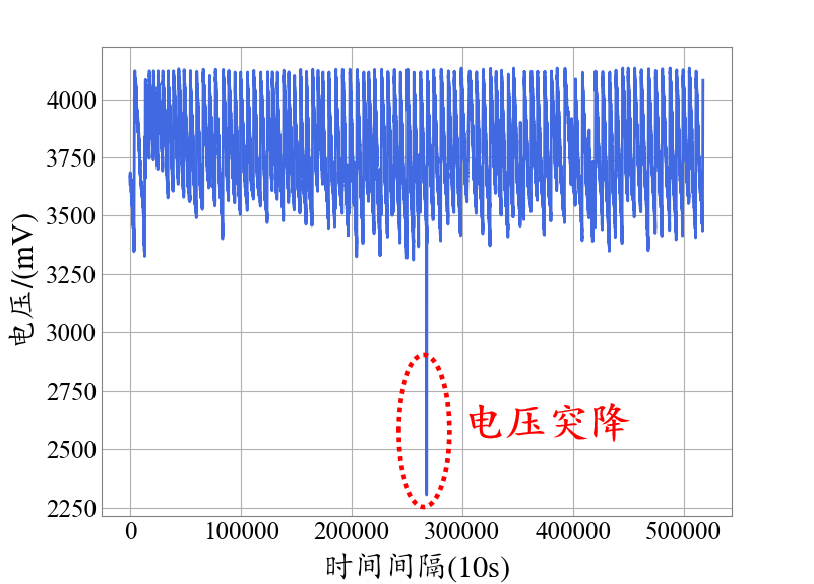
#> input picture code/code/assets/internal_short_reference.png, 814 x 584 px
$ python export_fault_case_polished_figures.py
#> lines starting #> are read from the running program, lines starting #| are printed output that depends on the picture; after the words box and inside, x2 and y2 are one past the last pixel; in counts of white or black regions, pixels touching at a corner belong together
from __future__ import annotations

import argparse
import sys
from pathlib import Path
from typing import Callable

import matplotlib

matplotlib.use("Agg")
import matplotlib.pyplot as plt
from matplotlib.lines import Line2D
from matplotlib.ticker import ScalarFormatter
import numpy as np
import pandas as pd
from PIL import Image

PROJECT_ROOT = Path(__file__).resolve().parents[1]
if str(PROJECT_ROOT) not in sys.path:
    sys.path.insert(0, str(PROJECT_ROOT))

from battery_thesis.plot_style import (
    apply_academic_plot_style,
    get_academic_palette,
    style_axis,
)

DEFAULT_OUTPUT_ROOT = PROJECT_ROOT / "deliverables" / "fault_cases_polished"
LEGACY_INTERNAL_SHORT_IMAGE = (
    PROJECT_ROOT / "assets" / "internal_short_reference.png"
)

CASE_ORDER = [
    "self_discharge_outlier",
    "internal_short_voltage_drop",
    "connection_differential_anomaly",
    "sampling_signal_distortion",
    "insulation_resistance_low",
]


def _case_frame(
    case_id: str,
    series: str,
    x: np.ndarray,
    y: np.ndarray,
    panel: str = "main",
    role: str = "signal",
) -> pd.DataFrame:
    return pd.DataFrame(
        {
            "case_id": case_id,
            "panel": panel,
            "series": series,
            "role": role,
            "x": np.asarray(x, dtype=float),
            "y": np.asarray(y, dtype=float),
        }
    )


def _triangle_wave(x: np.ndarray, period: float, phase: float = 0.0) -> np.ndarray:
    cycle = np.mod(x / period + phase, 1.0)
    return 4.0 * np.abs(cycle - 0.5) - 1.0


def _sawtooth_wave(x: np.ndarray, period: float, phase: float = 0.0) -> np.ndarray:
    return 2.0 * np.mod(x / period + phase, 1.0) - 1.0


def _alternating_samples(length: int, amplitude: float) -> np.ndarray:
    signs = np.where(np.arange(length) % 2 == 0, -1.0, 1.0)
    return amplitude * signs


def build_self_discharge_case() -> pd.DataFrame:
    case_id = "self_discharge_outlier"
    x = np.arange(8, dtype=float) * 10.0
    frames: list[pd.DataFrame] = []
    cell_ids = [50, 51, 52, 53, 54, 55, 56, 58, 59, 60, 61, 62, 63, 64]
    for index, cell_id in enumerate(cell_ids):
        baseline = 3625.0 + (index % 6) * 0.65
        wiggle = 0.55 * np.sin((x / 10.0 + index) * np.pi / 2.0)
        y = baseline + wiggle
        frames.append(_case_frame(case_id, f"U_{cell_id}", x, y, role="normal_cell"))
    outlier = np.array([3621.0, 3620.0, 3620.0, 3621.0, 3620.0, 3621.0, 3621.0, 3620.0])
    frames.append(_case_frame(case_id, "U_57", x, outlier, role="fault_cell"))
    return pd.concat(frames, ignore_index=True)


def build_internal_short_case() -> pd.DataFrame:
    case_id = "internal_short_voltage_drop"
    x, y = _vectorize_internal_short_reference_curve()
    return _case_frame(
        case_id, "pack_voltage", x, y, role="vectorized_reference_curve"
    )


def _vectorize_internal_short_reference_curve() -> tuple[np.ndarray, np.ndarray]:
    image = Image.open(LEGACY_INTERNAL_SHORT_IMAGE).convert("RGB")
    pixels = np.asarray(image)
    yy, xx = np.indices(pixels.shape[:2])
    blue_mask = (
        (pixels[:, :, 2] > 130)
        & (pixels[:, :, 0] < 125)
        & (pixels[:, :, 1] < 190)
        & (pixels[:, :, 2] > pixels[:, :, 0] + 35)
        & (pixels[:, :, 2] > pixels[:, :, 1] + 15)
        & (xx >= 120)
        & (xx <= 710)
        & (yy >= 55)
        & (yy <= 505)
    )
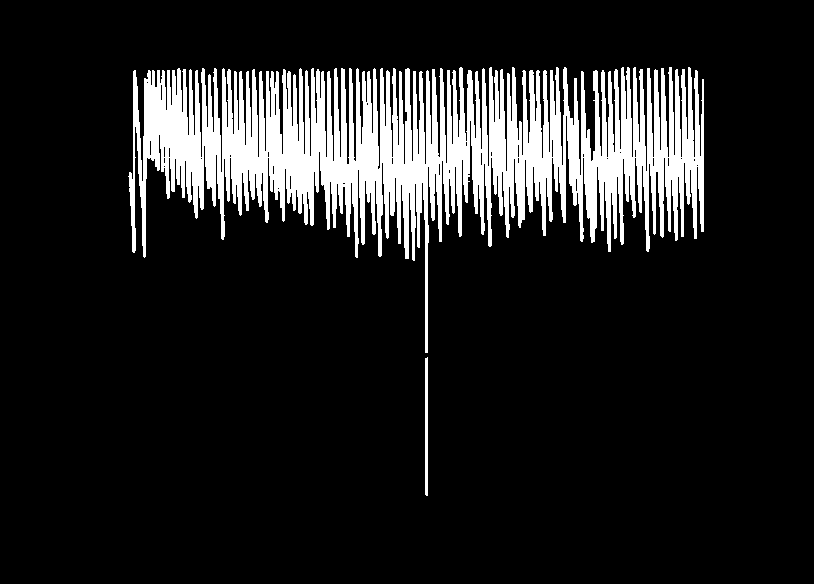
#> blue_mask: shape (584, 814) bool; 13.5% white; 2 white regions, box (x1, y1, x2, y2) and area: (128, 67, 704, 353) 63788, (425, 357, 428, 496) 414
    blue_y, blue_x = np.where(blue_mask)
    x_left = float(np.quantile(blue_x, 0.002))
#> x_left = 132
    x_right = float(np.quantile(blue_x, 0.998))
#> x_right = 703
    axis_top, axis_bottom = 47.0, 516.0
    data_low, data_high = 2200.0, 4225.0

    reference_x = (blue_x.astype(float) - x_left) / (x_right - x_left) * 520000.0
    reference_y = data_low + (axis_bottom - blue_y.astype(float)) / (
        axis_bottom - axis_top
    ) * (data_high - data_low)
    reference_x = np.clip(reference_x, 0.0, 520000.0)
    reference_y = _accentuate_internal_short_troughs(reference_y, reference_x)
    order = np.lexsort((reference_y, reference_x))
    return reference_x[order], reference_y[order]


def _accentuate_internal_short_troughs(
    values: np.ndarray, x_positions: np.ndarray | None = None
) -> np.ndarray:
    adjusted = np.asarray(values, dtype=float).copy()
    pivot = 3740.0
    low_mask = adjusted < pivot
    adjusted[low_mask] = pivot - 1.45 * (pivot - adjusted[low_mask])
    if x_positions is not None:
        positions = np.asarray(x_positions, dtype=float)
        broad_shift = np.interp(
            positions,
            [0.0, 60000.0, 120000.0, 190000.0, 260000.0, 330000.0, 390000.0, 455000.0, 520000.0],
            [-105.0, -160.0, -20.0, 145.0, 265.0, 65.0, -45.0, 220.0, 45.0],
        )
        depth_weight = np.clip((pivot - adjusted) / 520.0, 0.0, 1.0)
        adjusted = adjusted - broad_shift * depth_weight
        fault_mask = np.abs(positions - 268650.0) <= 460.0
        non_fault_floor = (
            3250.8
            + np.interp(
                positions,
                [0.0, 120000.0, 220000.0, 280000.0, 360000.0, 520000.0],
                [65.0, 45.0, 0.0, 0.0, 35.0, 55.0],
            )
            + 25.0 * (0.5 + 0.5 * np.sin(positions / 6900.0 + 2.1))
        )
        adjusted[~fault_mask] = np.maximum(
            adjusted[~fault_mask], non_fault_floor[~fault_mask]
        )
    return np.clip(adjusted, 2250.0, 4225.0)


def build_connection_case() -> pd.DataFrame:
    case_id = "connection_differential_anomaly"
#> case_id = 'connection_differential_anomaly'
    x = np.arange(0.0, 3200001.0, 10.0)
    gap_mask = (x > 2250000.0) & (x < 2380000.0)
    visible_mask = ~gap_mask

    def triangle_from_phase(phase: np.ndarray) -> np.ndarray:
        return 4.0 * np.abs(np.mod(phase, 1.0) - 0.5) - 1.0

    def sawtooth_from_phase(phase: np.ndarray) -> np.ndarray:
        return 2.0 * np.mod(phase, 1.0) - 1.0

    def random_profile(
        rng: np.random.Generator,
        low: float,
        high: float,
        knot_step: float,
    ) -> np.ndarray:
        knots = np.arange(x.min(), x.max() + knot_step, knot_step)
        values = rng.uniform(low, high, len(knots))
        padded_knots = np.r_[x.min() - knot_step, knots, x.max() + knot_step]
        padded_values = np.r_[values[0], values, values[-1]]
        return np.interp(x, padded_knots, padded_values)

    def dense_cell(
        seed: int,
        phase: float,
        offset: float,
        cycle_scale: float,
        texture_scale: float,
    ) -> np.ndarray:
        rng = np.random.default_rng(seed)
        period = random_profile(rng, 22000.0, 52000.0, 260000.0)
        amplitude = random_profile(rng, 0.80, 1.25, 180000.0)
        long_phase = np.cumsum(10.0 / period) + phase
        mid_period = random_profile(rng, 7000.0, 17000.0, 140000.0)
        mid_phase = np.cumsum(10.0 / mid_period) + phase * 1.7
        baseline = 3.78 + offset
        baseline += random_profile(rng, -0.035, 0.035, 360000.0)
        baseline += 0.018 * np.sin(2.0 * np.pi * x / 760000.0 + phase)
        cycles = (
            cycle_scale
            * amplitude
            * (
                0.225 * triangle_from_phase(long_phase)
                + 0.090 * sawtooth_from_phase(mid_phase)
            )
        )
        texture_period = random_profile(rng, 700.0, 1800.0, 90000.0)
        texture_phase = np.cumsum(10.0 / texture_period) + phase * 0.3
        small_period = random_profile(rng, 130.0, 260.0, 110000.0)
        texture = texture_scale * (
            0.026 * triangle_from_phase(texture_phase)
            + 0.014 * np.sin(2.0 * np.pi * x / small_period + phase)
        )
        y = baseline + cycles + texture + rng.normal(0.0, 0.010, size=len(x))
        needle_indices = rng.choice(len(x), size=460, replace=False)
        y[needle_indices] += rng.normal(0.0, 0.085, size=len(needle_indices))
        return y

    upper = np.clip(
        dense_cell(2026041702, 0.15, 0.06, cycle_scale=1.25, texture_scale=1.05),
        3.36,
        4.22,
    )

    differential = dense_cell(
        2026041703, 0.62, -0.08, cycle_scale=0.66, texture_scale=0.72
    )
    anomaly_mask = x >= 1250000.0
    anomaly_x = x[anomaly_mask] - 1250000.0
    differential[anomaly_mask] += 0.025 * (1.0 - np.exp(-anomaly_x / 150000.0))
    rough_mask = (x >= 1450000.0) & (x <= 2190000.0)
    rough_rng = np.random.default_rng(2026041705)
    rough_period = random_profile(rough_rng, 1800.0, 5200.0, 90000.0)
    differential[rough_mask] += 0.010 * np.sin(
        2.0 * np.pi * x[rough_mask] / rough_period[rough_mask]
    )
    differential[rough_mask] += rough_rng.normal(0.0, 0.006, size=int(rough_mask.sum()))
    differential = np.clip(differential, 3.30, 4.12)
    differential[np.argmin(np.abs(x - 1560000.0))] = 2.98
    differential[np.argmin(np.abs(x - 2710000.0))] = 4.12

    lower = np.clip(
        dense_cell(2026041704, 0.38, 0.02, cycle_scale=1.22, texture_scale=1.05),
        3.34,
        4.20,
    )

    return pd.concat(
        [
            _case_frame(
                case_id,
                "U_58",
                x[visible_mask],
                upper[visible_mask],
                panel="upper_cell",
                role="cell_voltage",
            ),
            _case_frame(
                case_id,
                "U_59",
                x[visible_mask],
                differential[visible_mask],
                panel="differential",
                role="fault_signal",
            ),
            _case_frame(
                case_id,
                "U_57",
                x[visible_mask],
                lower[visible_mask],
                panel="lower_cell",
                role="cell_voltage",
            ),
        ],
        ignore_index=True,
    )


def build_sampling_case() -> pd.DataFrame:
    case_id = "sampling_signal_distortion"
#> case_id = 'sampling_signal_distortion'
    x = np.arange(0.0, 470001.0, 500.0)
    frames: list[pd.DataFrame] = []
    phases = {"U_28": 0.0, "U_27": 1.4, "U_29": 2.2}
    offsets = {"U_28": -7.0, "U_27": 4.0, "U_29": 7.0}
    for series, phase in phases.items():
        y = (
            offsets[series]
            + 9.0 * np.sin(x / 900.0 + phase)
            + 7.0 * np.sin(x / 370.0 + phase / 2.0)
        )
        y += 3.0 * np.sin(x / 95.0 + phase)
        role = "fault_signal" if series == "U_28" else "neighbor_cell"
        frames.append(_case_frame(case_id, series, x, y, role=role))
#> after the loop, frames = 3 items

    data = pd.concat(frames, ignore_index=True)
#> data = table of 2823 rows and 6 columns
    spike_points = {185000.0: -47.0, 410000.0: -98.0}
    for spike_x, spike_y in spike_points.items():
        idx = (data["series"] == "U_28") & (np.isclose(data["x"], spike_x))
        data.loc[idx, "y"] = spike_y
    high_idx = (data["series"] == "U_29") & (np.isclose(data["x"], 332500.0))
    data.loc[high_idx, "y"] = 31.0
    return data


def build_insulation_case() -> pd.DataFrame:
    case_id = "insulation_resistance_low"
#> case_id = 'insulation_resistance_low'
    x = np.arange(262520.0, 262781.0, 2.0)
    y = 0.765 + 0.0015 * np.sin((x - x.min()) / 2.7)
    drop_center = 262568.0
    drop_mask = (x >= drop_center - 4.0) & (x <= drop_center + 4.0)
    y[drop_mask] = np.interp(
        x[drop_mask],
        [drop_center - 4.0, drop_center, drop_center + 4.0],
        [0.76, 0.0, 0.63],
    )
    recovery_mask = (x > drop_center + 4.0) & (x < drop_center + 20.0)
    y[recovery_mask] = 0.63 + 0.13 * (
        1.0 - np.exp(-(x[recovery_mask] - drop_center - 4.0) / 3.5)
    )
    noisy_mask = (x >= 262655.0) & (x <= 262690.0)
    y[noisy_mask] = 0.84 + 0.025 * np.sin((x[noisy_mask] - 262655.0) / 2.2)
    y[np.argmin(np.abs(x - 262674.0))] = 0.72
    y[np.argmin(np.abs(x - 262682.0))] = 0.73
    y[-8:-1] = np.linspace(0.78, 0.87, 7)

    resistance = _case_frame(case_id, "insulation_resistance", x, y, role="resistance")
#> resistance = table of 131 rows and 6 columns
    threshold = _case_frame(
        case_id, "safety_threshold", x, np.full_like(x, 0.20), role="threshold"
    )
#> threshold = table of 131 rows and 6 columns
    return pd.concat([resistance, threshold], ignore_index=True)


def build_all_cases() -> dict[str, pd.DataFrame]:
    return {
        "self_discharge_outlier": build_self_discharge_case(),
        "internal_short_voltage_drop": build_internal_short_case(),
        "connection_differential_anomaly": build_connection_case(),
        "sampling_signal_distortion": build_sampling_case(),
        "insulation_resistance_low": build_insulation_case(),
    }


# [11 lines left out: functions _save_figure, _plain_x_axis, not called in this run]


def _annotation_color() -> str:
    return get_academic_palette()["coral"]


# [151 lines left out: functions plot_self_discharge, plot_internal_short, plot_connection, plot_sampling, plot_insulation, not called in this run]


PLOTTERS: dict[str, Callable[[pd.DataFrame, Path], None]] = {
    "self_discharge_outlier": plot_self_discharge,
    "internal_short_voltage_drop": plot_internal_short,
    "connection_differential_anomaly": plot_connection,
    "sampling_signal_distortion": plot_sampling,
    "insulation_resistance_low": plot_insulation,
}


# [9 lines left out: function write_regeneration_wrapper, not called in this run]


def export_cases(output_root: Path, selected_case: str | None = None) -> list[Path]:
    output_root.mkdir(parents=True, exist_ok=True)
    apply_academic_plot_style()
    cases = build_all_cases()
#> cases = 5 items
    exported: list[Path] = []
    selected = [selected_case] if selected_case else CASE_ORDER
    for case_id in selected:
        frame = cases[case_id]
        data_path = output_root / f"{case_id}_data.csv"
        frame.to_csv(data_path, index=False, encoding="utf-8-sig")
        PLOTTERS[case_id](frame, output_root)
        script_path = output_root / f"{case_id}.py"
        write_regeneration_wrapper(script_path, case_id)
        exported.extend(
            [
                data_path,
                output_root / f"{case_id}.png",
                output_root / f"{case_id}.svg",
                script_path,
            ]
        )
#> this loop made 1 pass
#> frame on pass 1: table of 120 rows and 6 columns
#> after the loop, exported = []
    return exported


def build_parser() -> argparse.ArgumentParser:
    parser = argparse.ArgumentParser(
        description="Export polished legacy fault-case figures."
    )
    parser.add_argument("--output-root", type=Path, default=DEFAULT_OUTPUT_ROOT)
    parser.add_argument("--case", choices=CASE_ORDER)
    return parser


def main(argv: list[str] | None = None) -> None:
    args = build_parser().parse_args(argv)
    output_root = args.output_root
    if not output_root.is_absolute():
        output_root = PROJECT_ROOT / output_root
    export_cases(output_root, args.case)


if __name__ == "__main__":
#> (the run stopped early here; a loop or call above may not have finished)
